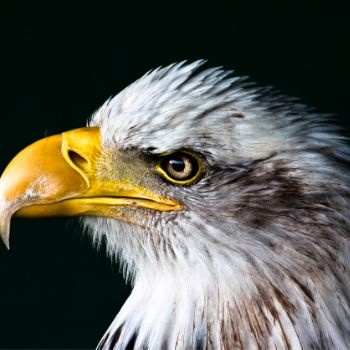
#> input picture Exercise/saved_image.jpg, 350 x 350 px, given in place of the camera
$ python target.py
#> lines starting #> are read from the running program, lines starting #| are printed output that depends on the picture; after the words box and inside, x2 and y2 are one past the last pixel; in counts of white or black regions, pixels touching at a corner belong together
import cv2
import numpy as np

def main():
    # Initialize video capture (0 is usually the built-in webcam)
    cap = cv2.VideoCapture(2)

    while True:
        # Read frame from camera
        ret, frame = cap.read()
#> frame is the input picture: shape (350, 350, 3); mean B, G, R 82.3, 91.3, 91.4
        if not ret:
            print("Failed to grab frame")
            break

        # Convert frame to grayscale
        gray = cv2.cvtColor(frame, cv2.COLOR_BGR2GRAY)
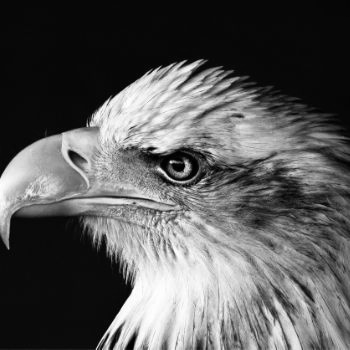
#> gray: shape (350, 350); min 0, max 255, mean 90.3

        # Apply Gaussian blur to reduce noise
        blurred = cv2.GaussianBlur(gray, (5, 5), 0)
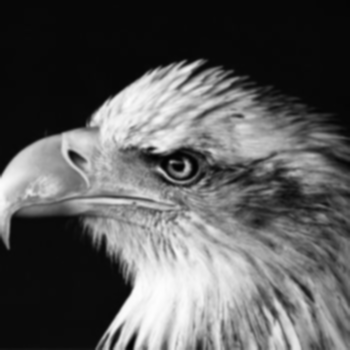
#> blurred: shape (350, 350); min 1, max 253, mean 90.3

        # Perform Canny edge detection
        edges = cv2.Canny(blurred,
                         threshold1=100,  # Lower threshold
                         threshold2=200)  # Upper threshold
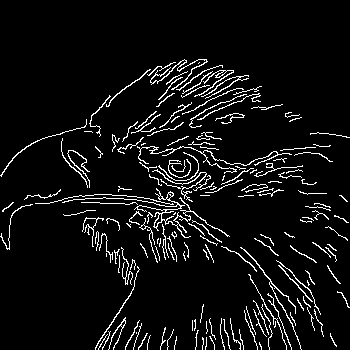
#> edges: shape (350, 350); 6.4% white in thin lines or dots, all inside (x1, y1, x2, y2) = (0, 59, 350, 350)

        # Show original and edge detection results
        cv2.imshow('Original', frame)
        cv2.imshow('Edges', edges)

        # Break loop on 'q' key press
        if cv2.waitKey(1) & 0xFF == ord('q'):
#> (key q is pressed here)
            break

    # Clean up
    cap.release()
    cv2.destroyAllWindows()

if __name__ == "__main__":
    main()

$ run again, on Exercise/frame_20250315_112629.jpg
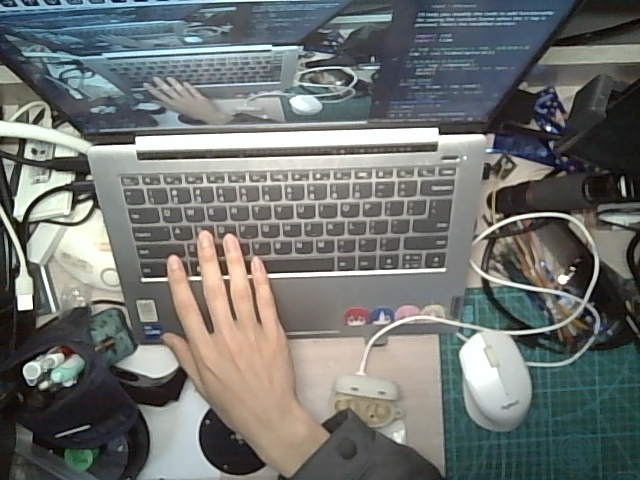
#> input picture Exercise/frame_20250315_112629.jpg, 640 x 480 px, given in place of the camera
#> in main, frame is the input picture: shape (480, 640, 3); mean B, G, R 112.6, 115.1, 111.8
#> in main, `blurred = cv2.GaussianBlur(gray, (5, 5), 0)`:
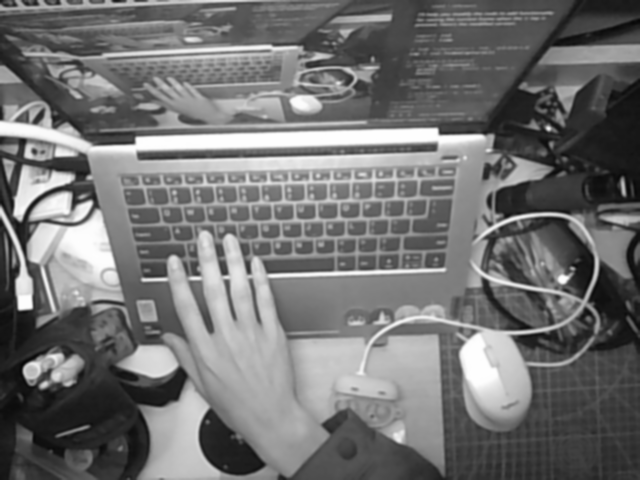
#> blurred: shape (480, 640); min 7, max 255, mean 113.9
#> in main, `edges = cv2.Canny(blurred, threshold1=100,`:
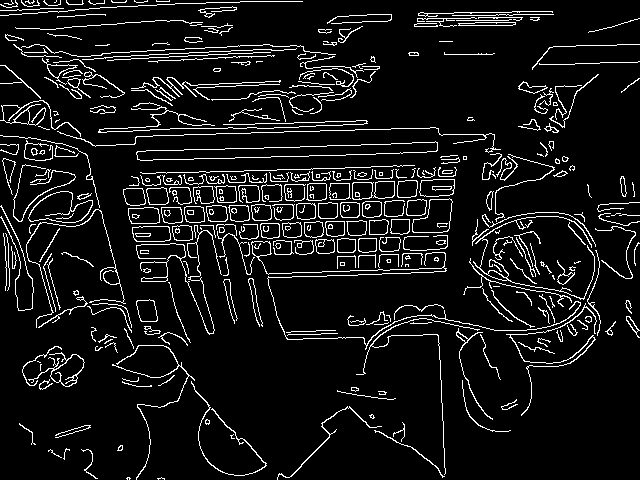
#> edges: shape (480, 640); 8.2% white in thin lines or dots
